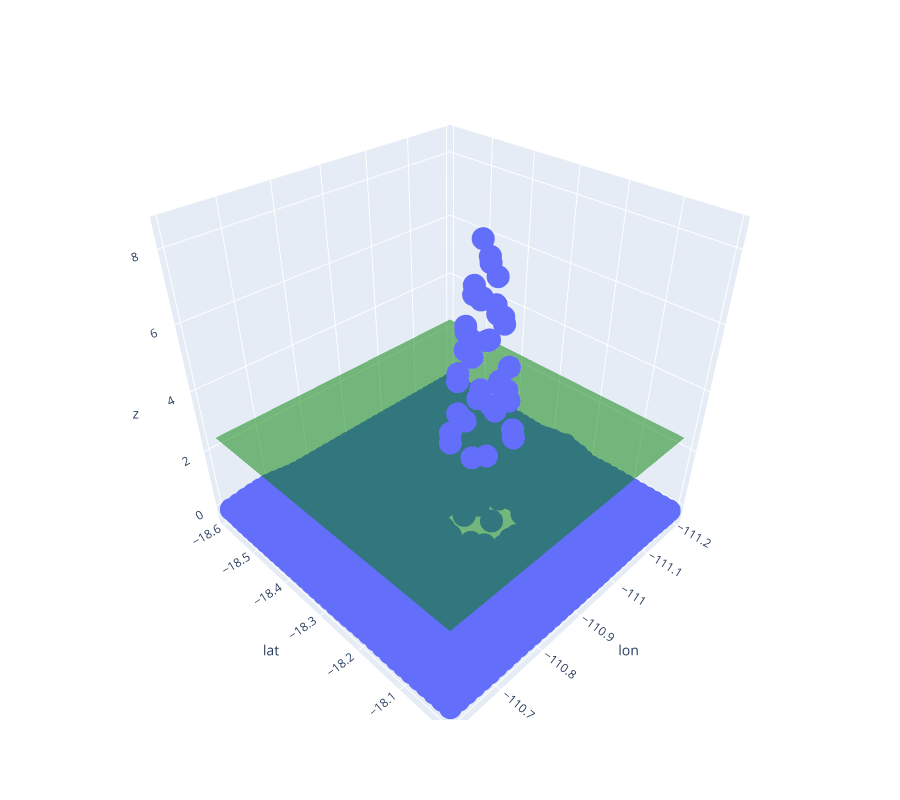

Notebook cell for this chart:
### Code cell
import plotly.graph_objects as go
fig = px.scatter_3d(bigmount, x='lon', y='lat', z='z')
plane = go.Surface(
    z=2.47695002 * np.ones_like(xx),
    x=xx,
    y=yy,
    colorscale=[[0, 'green'], [1, 'green']],
    opacity=0.5,
    showscale=False
)
fig.add_trace(plane)
fig.update_layout(
    autosize=False,
    width=900,
    height=800
)
fig.show()

### Figure 1 — Plotly figure (JSON) as saved in the notebook; plotly's stock layout.template omitted (floating-point values rounded to 4 significant figures; data arrays with more than 128 entries replaced by an {"elided": "..."} marker saying what was removed)
{"data": [{"hovertemplate": "lon=%{x}<br>lat=%{y}<br>z=%{z}<extra></extra>", "legendgroup": "", "marker": {"color": "#636efa", "symbol": "circle"}, "mode": "markers", "name": "", "scene": "scene", "showlegend": false, "type": "scatter3d", "x": {"elided": "1296 float values"}, "y": {"elided": "1296 float values"}, "z": {"elided": "1296 float values"}}, {"colorscale": [[0, "green"], [1, "green"]], "opacity": 0.5, "showscale": false, "type": "surface", "x": {"elided": "50x50 float values"}, "y": {"elided": "50x50 float values"}, "z": {"elided": "50x50 float values"}}], "layout": {"autosize": false, "height": 800, "legend": {"tracegroupgap": 0}, "margin": {"t": 60}, "scene": {"domain": {"x": [0, 1], "y": [0, 1]}, "xaxis": {"title": {"text": "lon"}}, "yaxis": {"title": {"text": "lat"}}, "zaxis": {"title": {"text": "z"}}}, "width": 900}}
